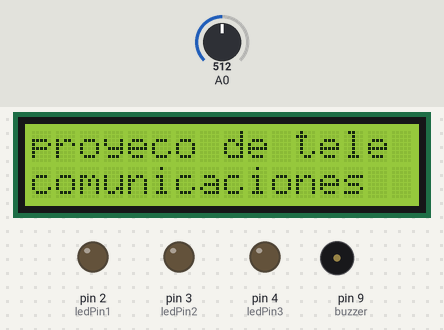
Simulated run of this sketch. Board: Arduino Uno, built with avr-gcc and run on an emulated ATmega328P. On the bench: 16×2 character LCD, output pins drawn as LEDs (lit = HIGH), buzzer (waves = sounding). The test bench sets the inputs (shaded band); at power-on: A0 = 512.

Above: at 1.2 s.
1.3 s: A0 set to 688
At 13.4 s:
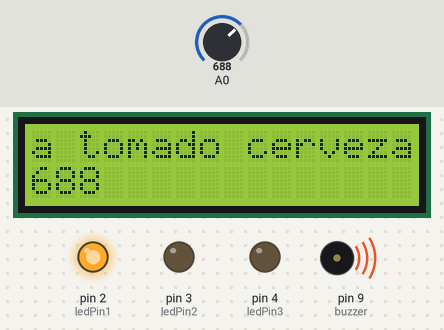
13.5 s: A0 set to 713
At 22.4 s:
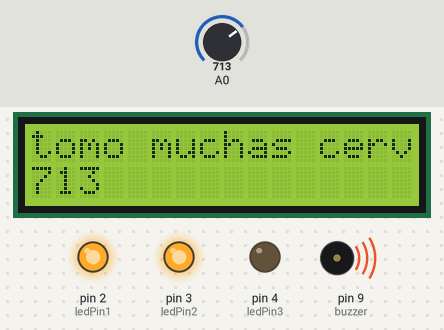
25.6 s: A0 set to 785
At 37.9 s:
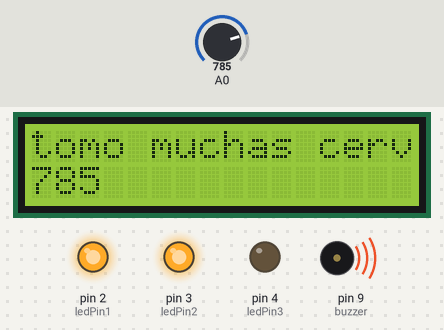
38.6 s: A0 set to 807
At 45.6 s:
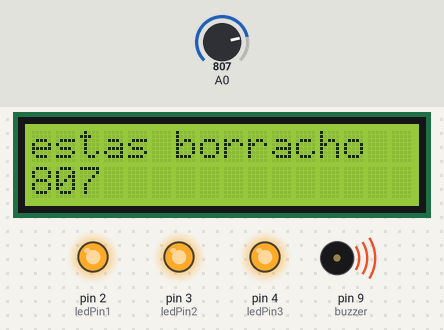
Timing chart, 0 to 53.3 s (numbered marks = the images above; inputs shaded):
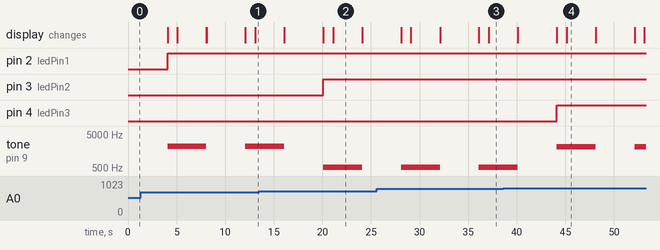

Measured:
- the behaviour switches between 699 and 700 on A0 (found by bisection; images 1 and 2)
- the behaviour switches between 799 and 800 on A0 (found by bisection; images 3 and 4)
- after the input at 13.5 s, pin 3 (ledPin2): LOW → HIGH after 6.6 s; the display: first differs from a run without the input after 7.6 s (image 2)
- after the input at 38.6 s, pin 4 (ledPin3): LOW → HIGH after 5.5 s; the display: first differs from a run without the input after 6.5 s (image 4)
- by itself, tone on pin 9 (buzzer): alternates 2093 Hz for 4.0 s and silent for 4.0 s
- what the display in image 2 shows lasts 3.0 s, from 21.1 s to 24.1 s

The sketch:

prueba.ino
```cpp
#include <LiquidCrystal.h>
LiquidCrystal lcd(11, 10, 5, 6, 7, 8);//(rs,enable,d4,d5,d6,d7)
int lectura=0;
int ledPin1 = 2;
int ledPin2 = 3;
int ledPin3 = 4;
int buzzer=9;
int tonos[]={2200, 523, 2093};

void setup() {
  Serial.begin(9600);//abre el puerto serie y fija la velocidad  en baudios para la transmision de datos en serie
                      // velicidad 9600bps
  pinMode(ledPin1, OUTPUT);//establece el ledPin1 como una salida
  pinMode(ledPin2, OUTPUT);//establece el ledPin2 como una salida
  pinMode(ledPin3, OUTPUT);//establece el ledPin3 como una salida
  pinMode(buzzer, OUTPUT);// establece el buzzer como una salida
  lcd.begin(16, 2); //inicializa la interface para el LCD screen, y determina sus dimensiones (ancho y alto) del display
}

void loop() {
  lectura=analogRead(A0);
  //Serial.println(lectura);// envia el valor "lectura" al puerto
  lcd.print("proyeco de tele");// imprime "proyeco de tele"
  lcd.setCursor(0,1);// setea la ubicacion del cursor columna 0 linea 1 en el lcd
  lcd.print("comunicaciones");// imprime "comunicaciones"
  delay(4000);//4 segundos tiempo de espera
  lcd.clear();//limpia pantalla
  //lcd.print(lectura);//imprime la lectura
  if(lectura < 500){
  digitalWrite(ledPin1, LOW);//led apagado
  digitalWrite(ledPin2, LOW);//led apagado
  digitalWrite(ledPin3, LOW);//led apagado
  //lcd.print("no tomo");// imprime "no tomo"
  //lcd.setCursor(0,1);
  //lcd.print(lectura);// imprime el nivel de alcohol
  }
  else if(lectura >= 500 && lectura < 700){
  digitalWrite(ledPin1, HIGH);//led encendido
  digitalWrite(ledPin2, LOW);//led apagado
  digitalWrite(ledPin3, LOW);//led apagadoj
  if(digitalRead(ledPin1)==HIGH){
    tone(buzzer, tonos[0]);//enciende el buzzer con el tono de la frecuencia
    delay(1000);
  }
  lcd.print("a tomado ");//imprime "a tomado cerveza"
  lcd.print("cerveza");
  lcd.setCursor(0,1);
  lcd.print(lectura);//imprime el nivel de alcohol
  Serial.print("A tomado" + lectura);
  }
  else if(lectura >= 700 && lectura < 800){
  digitalWrite(ledPin1, HIGH);
  digitalWrite(ledPin2, HIGH);
  digitalWrite(ledPin3, LOW);
  if(digitalRead(ledPin2)==HIGH){
    tone(buzzer, tonos[1]);//enciende el buzzer con el tono de la frecuencia
    delay(1000);
  }
  lcd.print("tomo muchas cervezas");//imprime "tomo muchas cervezas"
  tone(buzzer, tonos[1]);//enciende el buzzer con el tono de la frecuencia
  lcd.setCursor(0,1);
  lcd.print(lectura);//imprime el nivel de alcohol
  Serial.print("tomo mucho" + lectura);
  }
  else if(lectura >= 800){
  digitalWrite(ledPin1, HIGH);
  digitalWrite(ledPin2, HIGH);
  digitalWrite(ledPin3, HIGH);
  if(digitalRead(ledPin3)==HIGH){
    tone(buzzer, tonos[2]);//enciende el buzzer con el tono de la frecuencia
    delay(1000);
  }
  tone(buzzer, tonos[2]);//enciende el buzzer con el tono de la frecuencia
  lcd.print("estas borracho");//imprime "estas borracho"
  lcd.setCursor(0,1);
  lcd.print(lectura);//imprime el nivel de alcohol
  Serial.print("Esta borracho" + lectura);
  }
  delay(3000);
  noTone(buzzer);//silencia el buzzer
  lcd.clear();
}
```
